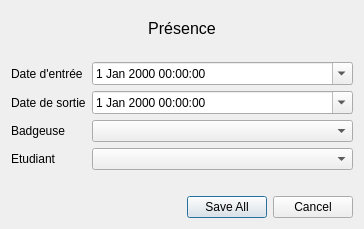
<?xml version="1.0" encoding="UTF-8"?>
<ui version="4.0">
 <class>PresencesDialog</class>
 <widget class="QDialog" name="PresencesDialog">
  <property name="geometry">
   <rect>
    <x>0</x>
    <y>0</y>
    <width>364</width>
    <height>229</height>
   </rect>
  </property>
  <property name="maximumSize">
   <size>
    <width>364</width>
    <height>319</height>
   </size>
  </property>
  <property name="windowTitle">
   <string>Etudiant</string>
  </property>
  <property name="sizeGripEnabled">
   <bool>false</bool>
  </property>
  <property name="modal">
   <bool>true</bool>
  </property>
  <layout class="QVBoxLayout" name="verticalLayout_2">
   <property name="sizeConstraint">
    <enum>QLayout::SetDefaultConstraint</enum>
   </property>
   <item>
    <widget class="QLabel" name="l_title">
     <property name="font">
      <font>
       <pointsize>12</pointsize>
      </font>
     </property>
     <property name="text">
      <string>Présence</string>
     </property>
     <property name="alignment">
      <set>Qt::AlignCenter</set>
     </property>
    </widget>
   </item>
   <item>
    <spacer name="verticalSpacer">
     <property name="orientation">
      <enum>Qt::Vertical</enum>
     </property>
     <property name="sizeType">
      <enum>QSizePolicy::Fixed</enum>
     </property>
     <property name="sizeHint" stdset="0">
      <size>
       <width>20</width>
       <height>10</height>
      </size>
     </property>
    </spacer>
   </item>
   <item>
    <layout class="QFormLayout" name="formLayout">
     <item row="0" column="0">
      <widget class="QLabel" name="label_3">
       <property name="text">
        <string>Date d'entrée</string>
       </property>
      </widget>
     </item>
     <item row="0" column="1">
      <widget class="QDateTimeEdit" name="dt_entry">
       <property name="calendarPopup">
        <bool>true</bool>
       </property>
      </widget>
     </item>
     <item row="1" column="0">
      <widget class="QLabel" name="label_2">
       <property name="text">
        <string>Date de sortie</string>
       </property>
      </widget>
     </item>
     <item row="1" column="1">
      <widget class="QDateTimeEdit" name="dt_exit">
       <property name="calendarPopup">
        <bool>true</bool>
       </property>
      </widget>
     </item>
     <item row="2" column="0">
      <widget class="QLabel" name="label_10">
       <property name="text">
        <string>Badgeuse</string>
       </property>
      </widget>
     </item>
     <item row="2" column="1">
      <widget class="QComboBox" name="cb_cardReader"/>
     </item>
     <item row="3" column="0">
      <widget class="QLabel" name="label_5">
       <property name="text">
        <string>Etudiant</string>
       </property>
      </widget>
     </item>
     <item row="3" column="1">
      <widget class="QComboBox" name="cb_student"/>
     </item>
    </layout>
   </item>
   <item>
    <spacer name="verticalSpacer_2">
     <property name="orientation">
      <enum>Qt::Vertical</enum>
     </property>
     <property name="sizeType">
      <enum>QSizePolicy::Fixed</enum>
     </property>
     <property name="sizeHint" stdset="0">
      <size>
       <width>20</width>
       <height>20</height>
      </size>
     </property>
    </spacer>
   </item>
   <item>
    <widget class="QDialogButtonBox" name="buttonBox">
     <property name="orientation">
      <enum>Qt::Horizontal</enum>
     </property>
     <property name="standardButtons">
      <set>QDialogButtonBox::Cancel|QDialogButtonBox::SaveAll</set>
     </property>
    </widget>
   </item>
  </layout>
 </widget>
 <resources/>
 <connections>
  <connection>
   <sender>buttonBox</sender>
   <signal>accepted()</signal>
   <receiver>PresencesDialog</receiver>
   <slot>accept()</slot>
   <hints>
    <hint type="sourcelabel">
     <x>248</x>
     <y>254</y>
    </hint>
    <hint type="destinationlabel">
     <x>157</x>
     <y>274</y>
    </hint>
   </hints>
  </connection>
  <connection>
   <sender>buttonBox</sender>
   <signal>rejected()</signal>
   <receiver>PresencesDialog</receiver>
   <slot>reject()</slot>
   <hints>
    <hint type="sourcelabel">
     <x>316</x>
     <y>260</y>
    </hint>
    <hint type="destinationlabel">
     <x>286</x>
     <y>274</y>
    </hint>
   </hints>
  </connection>
 </connections>
</ui>
